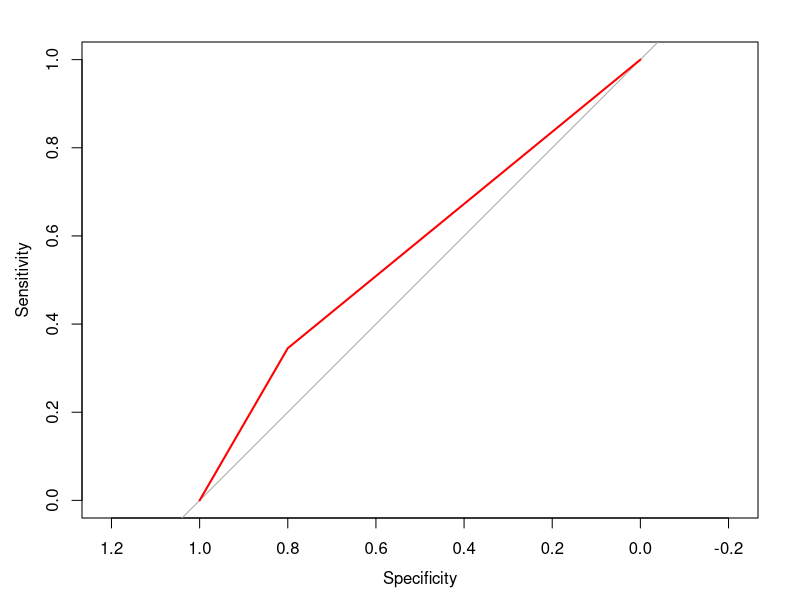
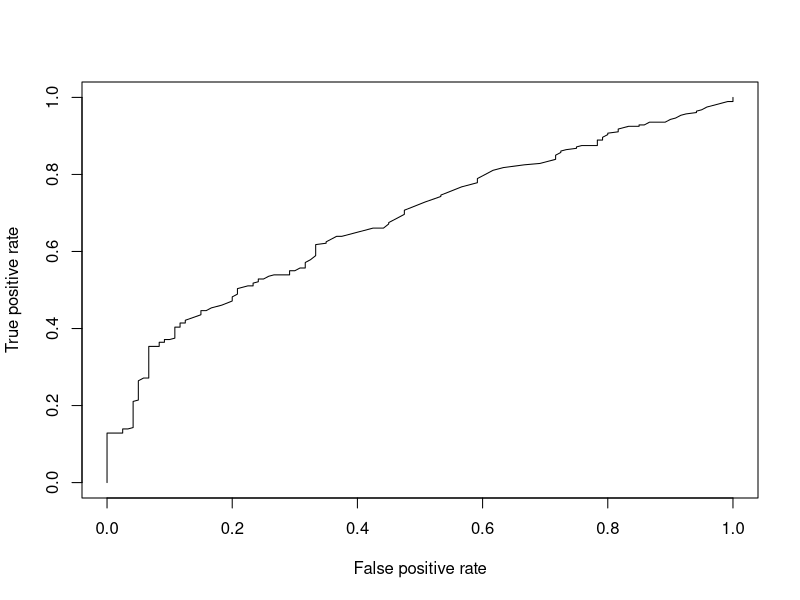

Write the R code that produced these figures, in order.
#German credit logistic regression example
# http://www.r-bloggers.com/evaluating-logistic-regression-models/

library(caret)
data(GermanCredit)

Train <- createDataPartition(GermanCredit$Class, p=0.6, list=FALSE)
training <- GermanCredit[ Train, ]
testing <- GermanCredit[ -Train, ]

str(training)
mod_fit <- train(Class ~ Age + ForeignWorker + 
                   Property.RealEstate + Housing.Own + 
                   CreditHistory.Critical, 
                 data=training, method="glm", family="binomial")

mod_fit$finalModel

summary(mod_fit)

predict(mod_fit, newdata=testing)

predict(mod_fit, newdata=testing, type="prob")


mod_fit_one <- glm(Class ~ Age + ForeignWorker + 
                     Property.RealEstate + Housing.Own + 
                     CreditHistory.Critical, 
                   data=training, family="binomial")
mod_fit_one


mod_fit_two <- glm(Class ~ Age + ForeignWorker, 
                   data=training, family="binomial")
mod_fit_two

anova(mod_fit_one, mod_fit_two, test ="Chisq")

library(pscl)
pR2(mod_fit_one)  # look for 'McFadden'

#varImp
varImp(mod_fit)

varImp(mod_fit_one)

varImp(mod_fit_two)


pred = predict(mod_fit, newdata=testing)
accuracy <- table(pred, testing[,"Class"])
sum(diag(accuracy))/sum(accuracy)
## [1] 0.705

pred = predict(mod_fit, newdata=testing)
confusionMatrix(data=pred, testing$Class)

library(pROC)
# Compute AUC for predicting Class with the variable CreditHistory.Critical
f1 = roc(Class ~ CreditHistory.Critical, data=training) 
plot(f1, col="red")
## 
## Call:
## roc.formula(formula = Class ~ CreditHistory.Critical, data = training)
## 
## Data: CreditHistory.Critical in 180 controls (Class Bad) < 420 cases (Class Good).
## Area under the curve: 0.5944
library(ROCR)
# Compute AUC for predicting Class with the model
prob <- predict(mod_fit_one, newdata=testing, type="response")
pred <- prediction(prob, testing$Class)
perf <- performance(pred, measure = "tpr", x.measure = "fpr")
plot(perf)
auc <- performance(pred, measure = "auc")
auc <- auc@y.values[[1]]
auc


ctrl <- trainControl(method = "repeatedcv", 
                     number = 10, savePredictions = TRUE)

mod_fit <- train(Class ~ Age + ForeignWorker + 
                   Property.RealEstate + Housing.Own + 
                   CreditHistory.Critical,  
                 data=GermanCredit, method="glm", family="binomial",
                 trControl = ctrl, tuneLength = 5)

pred = predict(mod_fit, newdata=testing)
confusionMatrix(data=pred, testing$Class)
